Frame 1 (no input): blank canvas, image omitted
Frame 60 (no input): blank canvas, image omitted
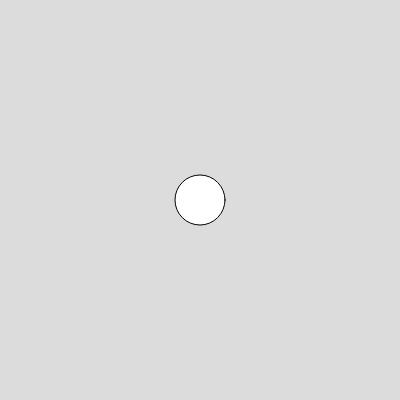
Frame 120 (the mouse pressed at the canvas centre since frame 60)

The p5.js sketch whose frames 1 and 60 were blank and that drew this single picture after the mouse press (run headless with seeded random() and noise() and a simulated clock; from frame 60 on, the mouse is pressed at the canvas centre):

// p5.js sketch
// ── sketch.js
function setup() {
  createCanvas(400, 400);
}

function draw() {
  background(220);
  if (mouseButton==LEFT){
    circle(mouseX,mouseY,50);
  } else if (mouseButton==RIGHT) {
  rect(mouseX,mouseY,50,50);
}
}
